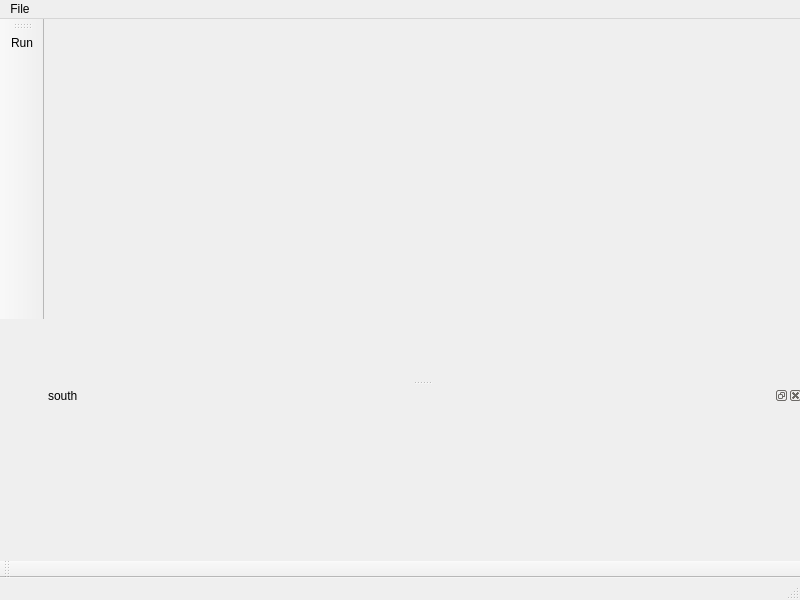
<?xml version="1.0" encoding="UTF-8"?>
<ui version="4.0">
 <class>MainWindow</class>
 <widget class="QMainWindow" name="MainWindow">
  <property name="geometry">
   <rect>
    <x>0</x>
    <y>0</y>
    <width>800</width>
    <height>600</height>
   </rect>
  </property>
  <property name="sizePolicy">
   <sizepolicy hsizetype="Preferred" vsizetype="Preferred">
    <horstretch>0</horstretch>
    <verstretch>0</verstretch>
   </sizepolicy>
  </property>
  <property name="minimumSize">
   <size>
    <width>800</width>
    <height>600</height>
   </size>
  </property>
  <property name="maximumSize">
   <size>
    <width>1900</width>
    <height>1280</height>
   </size>
  </property>
  <property name="windowTitle">
   <string>MainWindow</string>
  </property>
  <widget class="QWidget" name="centralWidget">
   <layout class="QGridLayout" name="gridLayout_2"/>
  </widget>
  <widget class="QMenuBar" name="menuBar">
   <property name="geometry">
    <rect>
     <x>0</x>
     <y>0</y>
     <width>800</width>
     <height>25</height>
    </rect>
   </property>
   <widget class="QMenu" name="menuFile">
    <property name="title">
     <string>File</string>
    </property>
    <addaction name="actionExit"/>
   </widget>
   <addaction name="menuFile"/>
  </widget>
  <widget class="QToolBar" name="mainToolBar">
   <attribute name="toolBarArea">
    <enum>BottomToolBarArea</enum>
   </attribute>
   <attribute name="toolBarBreak">
    <bool>false</bool>
   </attribute>
  </widget>
  <widget class="QStatusBar" name="statusBar"/>
  <widget class="QDockWidget" name="southDock">
   <property name="minimumSize">
    <size>
     <width>759</width>
     <height>175</height>
    </size>
   </property>
   <property name="windowTitle">
    <string>south</string>
   </property>
   <attribute name="dockWidgetArea">
    <number>8</number>
   </attribute>
   <widget class="QWidget" name="dockWidgetContents_4"/>
  </widget>
  <widget class="QToolBar" name="toolBar">
   <property name="sizePolicy">
    <sizepolicy hsizetype="Expanding" vsizetype="Fixed">
     <horstretch>0</horstretch>
     <verstretch>0</verstretch>
    </sizepolicy>
   </property>
   <property name="maximumSize">
    <size>
     <width>16777215</width>
     <height>300</height>
    </size>
   </property>
   <property name="windowTitle">
    <string>toolBar</string>
   </property>
   <attribute name="toolBarArea">
    <enum>LeftToolBarArea</enum>
   </attribute>
   <attribute name="toolBarBreak">
    <bool>false</bool>
   </attribute>
   <addaction name="actionRun"/>
  </widget>
  <action name="actionExit">
   <property name="text">
    <string>Exit</string>
   </property>
  </action>
  <action name="actionRun">
   <property name="text">
    <string>Run</string>
   </property>
  </action>
 </widget>
 <layoutdefault spacing="6" margin="11"/>
 <resources/>
 <connections>
  <connection>
   <sender>actionExit</sender>
   <signal>triggered()</signal>
   <receiver>MainWindow</receiver>
   <slot>close()</slot>
   <hints>
    <hint type="sourcelabel">
     <x>-1</x>
     <y>-1</y>
    </hint>
    <hint type="destinationlabel">
     <x>199</x>
     <y>149</y>
    </hint>
   </hints>
  </connection>
 </connections>
</ui>
